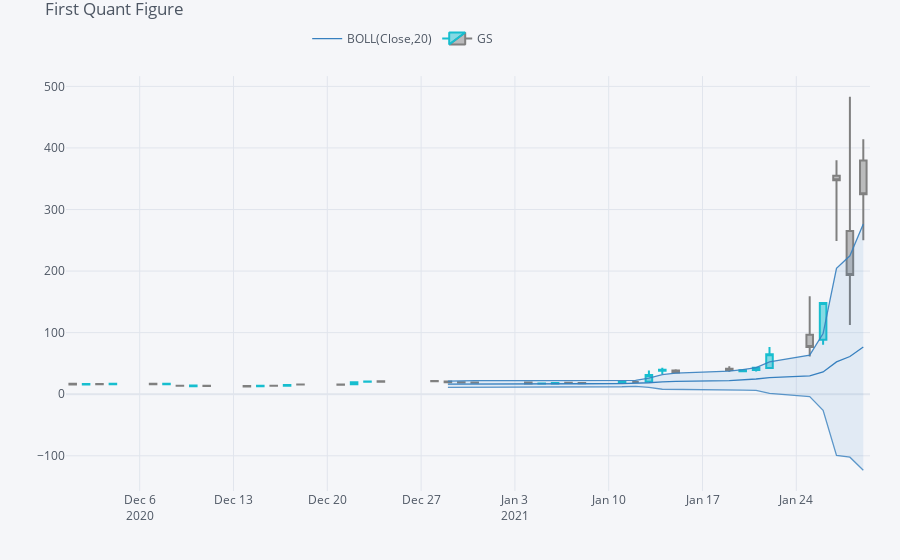

The cell this chart's notebook holds for it:
### Code cell
qf=cf.QuantFig(gme,title='First Quant Figure',legend='top',name='GS')
qf.add_bollinger_bands()
qf.iplot()

### Figure 1 — Plotly figure (JSON) as saved in the notebook; plotly's stock layout.template omitted (floating-point values rounded to 4 significant figures)
{"data": [{"legendgroup": "BOLL(Close,20)", "line": {"color": "rgba(55, 128, 191, 1.0)", "dash": "solid", "shape": "linear", "width": 1.3}, "mode": "lines", "name": "BOLL(Close,20)", "showlegend": true, "text": "", "type": "scatter", "x": ["2020-12-01", "2020-12-02", "2020-12-03", "2020-12-04", "2020-12-07", "2020-12-08", "2020-12-09", "2020-12-10", "2020-12-11", "2020-12-14", "2020-12-15", "2020-12-16", "2020-12-17", "2020-12-18", "2020-12-21", "2020-12-22", "2020-12-23", "2020-12-24", "2020-12-28", "2020-12-29", "2020-12-30", "2020-12-31", "2021-01-04", "2021-01-05", "2021-01-06", "2021-01-07", "2021-01-08", "2021-01-11", "2021-01-12", "2021-01-13", "2021-01-14", "2021-01-15", "2021-01-19", "2021-01-20", "2021-01-21", "2021-01-22", "2021-01-25", "2021-01-26", "2021-01-27", "2021-01-28", "2021-01-29"], "y": ["", "", "", "", "", "", "", "", "", "", "", "", "", "", "", "", "", "", "", 16.34, 16.51, 16.62, 16.68, 16.7, 16.8, 16.86, 17.06, 17.35, 17.69, 18.62, 19.92, 21.0, 22.23, 23.41, 24.78, 27.06, 29.87, 36.26, 52.59, 61.3, 76.58], "yaxis": "y2"}, {"legendgroup": "BOLL(Close,20)", "line": {"color": "rgba(55, 128, 191, 0.8999999999999999)", "dash": "solid", "shape": "linear", "width": 1.3}, "mode": "lines", "name": "UPPER(Close,20)", "showlegend": false, "text": "", "type": "scatter", "x": ["2020-12-01", "2020-12-02", "2020-12-03", "2020-12-04", "2020-12-07", "2020-12-08", "2020-12-09", "2020-12-10", "2020-12-11", "2020-12-14", "2020-12-15", "2020-12-16", "2020-12-17", "2020-12-18", "2020-12-21", "2020-12-22", "2020-12-23", "2020-12-24", "2020-12-28", "2020-12-29", "2020-12-30", "2020-12-31", "2021-01-04", "2021-01-05", "2021-01-06", "2021-01-07", "2021-01-08", "2021-01-11", "2021-01-12", "2021-01-13", "2021-01-14", "2021-01-15", "2021-01-19", "2021-01-20", "2021-01-21", "2021-01-22", "2021-01-25", "2021-01-26", "2021-01-27", "2021-01-28", "2021-01-29"], "y": ["", "", "", "", "", "", "", "", "", "", "", "", "", "", "", "", "", "", "", 21.45, 21.78, 22.0, 22.05, 22.09, 22.23, 22.32, 22.32, 22.57, 22.66, 26.07, 31.71, 34.32, 37.52, 40.11, 43.19, 52.59, 63.49, 98.51, 204.6, 224.8, 276.6], "yaxis": "y2"}, {"fill": "tonexty", "fillcolor": "rgba(55, 128, 191, 0.1)", "legendgroup": "BOLL(Close,20)", "line": {"color": "rgba(55, 128, 191, 0.7999999999999998)", "dash": "solid", "shape": "linear", "width": 1.3}, "mode": "lines", "name": "LOWER(Close,20)", "showlegend": false, "text": "", "type": "scatter", "x": ["2020-12-01", "2020-12-02", "2020-12-03", "2020-12-04", "2020-12-07", "2020-12-08", "2020-12-09", "2020-12-10", "2020-12-11", "2020-12-14", "2020-12-15", "2020-12-16", "2020-12-17", "2020-12-18", "2020-12-21", "2020-12-22", "2020-12-23", "2020-12-24", "2020-12-28", "2020-12-29", "2020-12-30", "2020-12-31", "2021-01-04", "2021-01-05", "2021-01-06", "2021-01-07", "2021-01-08", "2021-01-11", "2021-01-12", "2021-01-13", "2021-01-14", "2021-01-15", "2021-01-19", "2021-01-20", "2021-01-21", "2021-01-22", "2021-01-25", "2021-01-26", "2021-01-27", "2021-01-28", "2021-01-29"], "y": ["", "", "", "", "", "", "", "", "", "", "", "", "", "", "", "", "", "", "", 11.22, 11.24, 11.25, 11.3, 11.32, 11.37, 11.4, 11.81, 12.14, 12.71, 11.17, 8.135, 7.688, 6.937, 6.703, 6.368, 1.525, -3.754, -25.99, -99.4, -102.2, -123.5], "yaxis": "y2"}, {"close": [15.8, 16.58, 16.12, 16.9, 16.35, 16.94, 13.66, 14.12, 13.31, 12.72, 13.85, 13.85, 14.83, 15.63, 15.53, 19.46, 20.57, 20.15, 20.99, 19.38, 19.26, 18.84, 17.25, 17.37, 18.36, 18.08, 17.69, 19.94, 19.95, 31.4, 39.91, 35.5, 39.36, 39.12, 43.03, 65.01, 76.79, 148.0, 347.5, 193.6, 325], "decreasing": {"line": {"color": "#808080"}}, "high": [17.4, 16.68, 16.64, 17.29, 17.5, 17.21, 14.73, 14.41, 14, 13.43, 14.02, 14.31, 14.98, 16.3, 16.35, 20.04, 22.35, 21.48, 21.97, 21.07, 20, 19.8, 19.1, 18.08, 18.98, 19.45, 18.3, 20.65, 20.4, 38.65, 43.06, 40.75, 45.52, 41.19, 44.75, 76.76, 159.2, 150, 380, 483, 414.0], "increasing": {"line": {"color": "#17BECF"}}, "low": [15.76, 15.38, 15.87, 16.26, 16.22, 15.93, 13.23, 13.05, 13.02, 12.14, 12.48, 13.58, 13.59, 15.18, 15.28, 16.15, 19.13, 19.95, 20.35, 18.56, 18.85, 18.8, 17.15, 17.23, 17.33, 18.02, 17.08, 19.01, 19.32, 20.03, 33.05, 34.01, 36.64, 36.06, 37, 42.32, 61.13, 80.2, 249, 112.2, 250], "name": "GS", "open": [17.11, 15.7, 16.48, 16.3, 17, 16.37, 13.92, 13.12, 13.91, 13.34, 12.78, 13.96, 13.96, 15.78, 15.81, 16.22, 20.17, 21.01, 21.31, 20.82, 19.38, 19.25, 19, 17.35, 17.34, 18.47, 18.18, 19.41, 19.96, 20.42, 38.09, 38.49, 41.55, 37.37, 39.23, 42.59, 96.73, 88.56, 354.8, 265, 379.7], "showlegend": true, "type": "candlestick", "x": ["2020-12-01", "2020-12-02", "2020-12-03", "2020-12-04", "2020-12-07", "2020-12-08", "2020-12-09", "2020-12-10", "2020-12-11", "2020-12-14", "2020-12-15", "2020-12-16", "2020-12-17", "2020-12-18", "2020-12-21", "2020-12-22", "2020-12-23", "2020-12-24", "2020-12-28", "2020-12-29", "2020-12-30", "2020-12-31", "2021-01-04", "2021-01-05", "2021-01-06", "2021-01-07", "2021-01-08", "2021-01-11", "2021-01-12", "2021-01-13", "2021-01-14", "2021-01-15", "2021-01-19", "2021-01-20", "2021-01-21", "2021-01-22", "2021-01-25", "2021-01-26", "2021-01-27", "2021-01-28", "2021-01-29"], "yaxis": "y2"}], "layout": {"legend": {"bgcolor": "#F5F6F9", "font": {"color": "#4D5663"}, "orientation": "h", "x": 0.3, "y": 0.95, "yanchor": "bottom"}, "margin": {"b": 30, "l": 30, "r": 30, "t": 30}, "paper_bgcolor": "#F5F6F9", "plot_bgcolor": "#F5F6F9", "showlegend": true, "title": {"font": {"color": "#4D5663"}, "text": "First Quant Figure"}, "xaxis": {"anchor": "y2", "gridcolor": "#E1E5ED", "rangeselector": {"bgcolor": "rgba(150, 200, 250, 1)", "buttons": [{"count": 1, "label": "1m", "step": "month", "stepmode": "backward"}, {"count": 1, "label": "1y", "step": "year", "stepmode": "backward"}], "font": {"size": 13}, "visible": false, "x": 0, "y": 0.9}, "rangeslider": {"visible": false}, "showgrid": true, "tickfont": {"color": "#4D5663"}, "title": {"font": {"color": "#4D5663"}, "text": ""}, "zerolinecolor": "#E1E5ED"}, "yaxis": {"gridcolor": "#E1E5ED", "showgrid": true, "showticklabels": false, "tickfont": {"color": "#4D5663"}, "title": {"font": {"color": "#4D5663"}, "text": ""}, "zerolinecolor": "#E1E5ED"}, "yaxis2": {"domain": [0, 0.9], "gridcolor": "#E1E5ED", "showgrid": true, "tickfont": {"color": "#4D5663"}, "title": {"font": {"color": "#4D5663"}, "text": ""}, "zerolinecolor": "#E1E5ED"}}}
